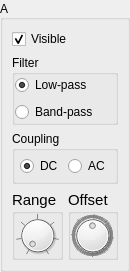
       <widget class="QGroupBox" name="controlsA">
        <property name="sizePolicy">
         <sizepolicy hsizetype="Preferred" vsizetype="Preferred">
          <horstretch>0</horstretch>
          <verstretch>0</verstretch>
         </sizepolicy>
        </property>
        <property name="minimumSize">
         <size>
          <width>130</width>
          <height>261</height>
         </size>
        </property>
        <property name="maximumSize">
         <size>
          <width>130</width>
          <height>16777215</height>
         </size>
        </property>
        <property name="layoutDirection">
         <enum>Qt::LeftToRight</enum>
        </property>
        <property name="title">
         <string>A</string>
        </property>
        <property name="alignment">
         <set>Qt::AlignLeading|Qt::AlignLeft|Qt::AlignVCenter</set>
        </property>
        <property name="flat">
         <bool>false</bool>
        </property>
        <layout class="QVBoxLayout" name="verticalLayout">
         <property name="spacing">
          <number>-1</number>
         </property>
         <property name="leftMargin">
          <number>9</number>
         </property>
         <property name="topMargin">
          <number>9</number>
         </property>
         <property name="rightMargin">
          <number>9</number>
         </property>
         <property name="bottomMargin">
          <number>9</number>
         </property>
         <item>
          <widget class="QCheckBox" name="visibleCheckBoxA">
           <property name="text">
            <string>Visible</string>
           </property>
           <property name="checked">
            <bool>true</bool>
           </property>
          </widget>
         </item>
         <item>
          <widget class="QGroupBox" name="groupBox">
           <property name="minimumSize">
            <size>
             <width>0</width>
             <height>0</height>
            </size>
           </property>
           <property name="title">
            <string>Filter</string>
           </property>
           <layout class="QVBoxLayout" name="verticalLayout_2">
            <property name="spacing">
             <number>7</number>
            </property>
            <property name="leftMargin">
             <number>0</number>
            </property>
            <property name="topMargin">
             <number>0</number>
            </property>
            <property name="rightMargin">
             <number>0</number>
            </property>
            <property name="bottomMargin">
             <number>0</number>
            </property>
            <item>
             <widget class="QRadioButton" name="LowpassButton">
              <property name="text">
               <string>Low-pass</string>
              </property>
              <property name="checked">
               <bool>true</bool>
              </property>
             </widget>
            </item>
            <item>
             <widget class="QRadioButton" name="BandpassButton">
              <property name="text">
               <string>Band-pass</string>
              </property>
             </widget>
            </item>
           </layout>
          </widget>
         </item>
         <item>
          <widget class="QGroupBox" name="couplingContainerA">
           <property name="enabled">
            <bool>true</bool>
           </property>
           <property name="maximumSize">
            <size>
             <width>16777215</width>
             <height>55</height>
            </size>
           </property>
           <property name="title">
            <string>Coupling</string>
           </property>
           <property name="flat">
            <bool>false</bool>
           </property>
           <layout class="QHBoxLayout" name="horizontalLayout_3">
            <property name="spacing">
             <number>5</number>
            </property>
            <property name="leftMargin">
             <number>5</number>
            </property>
            <property name="topMargin">
             <number>5</number>
            </property>
            <property name="rightMargin">
             <number>5</number>
            </property>
            <property name="bottomMargin">
             <number>5</number>
            </property>
            <item>
             <widget class="QRadioButton" name="DCRadioButtonA">
              <property name="text">
               <string>DC</string>
              </property>
              <property name="checked">
               <bool>true</bool>
              </property>
             </widget>
            </item>
            <item>
             <widget class="QRadioButton" name="ACRadioButtonA">
              <property name="text">
               <string>AC</string>
              </property>
              <property name="checked">
               <bool>false</bool>
              </property>
             </widget>
            </item>
           </layout>
          </widget>
         </item>
         <item>
          <layout class="QHBoxLayout" name="horizontalLayout_5">
           <property name="spacing">
            <number>5</number>
           </property>
           <item>
            <widget class="QGroupBox" name="rangeContainerA">
             <property name="enabled">
              <bool>true</bool>
             </property>
             <property name="sizePolicy">
              <sizepolicy hsizetype="Fixed" vsizetype="Preferred">
               <horstretch>0</horstretch>
               <verstretch>0</verstretch>
              </sizepolicy>
             </property>
             <property name="maximumSize">
              <size>
               <width>16777215</width>
               <height>70</height>
              </size>
             </property>
             <property name="font">
              <font>
               <pointsize>11</pointsize>
              </font>
             </property>
             <property name="title">
              <string>Range</string>
             </property>
             <property name="flat">
              <bool>false</bool>
             </property>
             <layout class="QHBoxLayout" name="horizontalLayout_7">
              <property name="spacing">
               <number>1</number>
              </property>
              <property name="leftMargin">
               <number>0</number>
              </property>
              <property name="topMargin">
               <number>0</number>
              </property>
              <property name="rightMargin">
               <number>0</number>
              </property>
              <property name="bottomMargin">
               <number>0</number>
              </property>
              <item>
               <widget class="QDial" name="rangeDialA">
                <property name="minimumSize">
                 <size>
                  <width>43</width>
                  <height>43</height>
                 </size>
                </property>
                <property name="maximumSize">
                 <size>
                  <width>43</width>
                  <height>43</height>
                 </size>
                </property>
                <property name="maximum">
                 <number>6</number>
                </property>
                <property name="pageStep">
                 <number>1</number>
                </property>
                <property name="tracking">
                 <bool>true</bool>
                </property>
                <property name="invertedAppearance">
                 <bool>false</bool>
                </property>
                <property name="invertedControls">
                 <bool>false</bool>
                </property>
                <property name="wrapping">
                 <bool>false</bool>
                </property>
                <property name="notchesVisible">
                 <bool>true</bool>
                </property>
               </widget>
              </item>
             </layout>
            </widget>
           </item>
           <item>
            <widget class="QGroupBox" name="offsetContainerA">
             <property name="enabled">
              <bool>true</bool>
             </property>
             <property name="sizePolicy">
              <sizepolicy hsizetype="Fixed" vsizetype="Preferred">
               <horstretch>0</horstretch>
               <verstretch>0</verstretch>
              </sizepolicy>
             </property>
             <property name="maximumSize">
              <size>
               <width>16777215</width>
               <height>70</height>
              </size>
             </property>
             <property name="font">
              <font>
               <pointsize>11</pointsize>
              </font>
             </property>
             <property name="title">
              <string>Offset</string>
             </property>
             <property name="flat">
              <bool>false</bool>
             </property>
             <layout class="QHBoxLayout" name="horizontalLayout_8">
              <property name="spacing">
               <number>1</number>
              </property>
              <property name="sizeConstraint">
               <enum>QLayout::SetDefaultConstraint</enum>
              </property>
              <property name="leftMargin">
               <number>0</number>
              </property>
              <property name="topMargin">
               <number>0</number>
              </property>
              <property name="rightMargin">
               <number>0</number>
              </property>
              <property name="bottomMargin">
               <number>0</number>
              </property>
              <item>
               <widget class="QDial" name="offsetDialA">
                <property name="minimumSize">
                 <size>
                  <width>43</width>
                  <height>43</height>
                 </size>
                </property>
                <property name="maximumSize">
                 <size>
                  <width>43</width>
                  <height>43</height>
                 </size>
                </property>
                <property name="minimum">
                 <number>0</number>
                </property>
                <property name="maximum">
                 <number>1024</number>
                </property>
                <property name="pageStep">
                 <number>128</number>
                </property>
                <property name="value">
                 <number>512</number>
                </property>
                <property name="wrapping">
                 <bool>true</bool>
                </property>
                <property name="notchesVisible">
                 <bool>true</bool>
                </property>
               </widget>
              </item>
             </layout>
            </widget>
           </item>
          </layout>
         </item>
        </layout>
       </widget>
